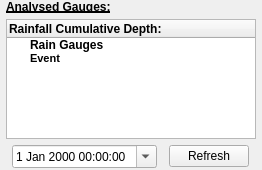
                <widget class="QWidget" name="pageRainfallCumDepth">
                 <property name="geometry">
                  <rect>
                   <x>0</x>
                   <y>0</y>
                   <width>262</width>
                   <height>170</height>
                  </rect>
                 </property>
                 <property name="sizePolicy">
                  <sizepolicy hsizetype="Preferred" vsizetype="Fixed">
                   <horstretch>0</horstretch>
                   <verstretch>0</verstretch>
                  </sizepolicy>
                 </property>
                 <property name="minimumSize">
                  <size>
                   <width>0</width>
                   <height>170</height>
                  </size>
                 </property>
                 <property name="maximumSize">
                  <size>
                   <width>16777215</width>
                   <height>170</height>
                  </size>
                 </property>
                 <attribute name="label">
                  <string>Rainfall: Cumulative Depth</string>
                 </attribute>
                 <layout class="QVBoxLayout" name="verticalLayout_20">
                  <property name="leftMargin">
                   <number>6</number>
                  </property>
                  <property name="topMargin">
                   <number>0</number>
                  </property>
                  <property name="rightMargin">
                   <number>6</number>
                  </property>
                  <property name="bottomMargin">
                   <number>0</number>
                  </property>
                  <item>
                   <widget class="QLabel" name="label_7">
                    <property name="sizePolicy">
                     <sizepolicy hsizetype="Expanding" vsizetype="Expanding">
                      <horstretch>0</horstretch>
                      <verstretch>0</verstretch>
                     </sizepolicy>
                    </property>
                    <property name="minimumSize">
                     <size>
                      <width>10</width>
                      <height>13</height>
                     </size>
                    </property>
                    <property name="maximumSize">
                     <size>
                      <width>250</width>
                      <height>13</height>
                     </size>
                    </property>
                    <property name="font">
                     <font>
                      <weight>75</weight>
                      <bold>true</bold>
                      <underline>true</underline>
                     </font>
                    </property>
                    <property name="text">
                     <string>Analysed Gauges:</string>
                    </property>
                   </widget>
                  </item>
                  <item>
                   <widget class="QTreeWidget" name="trw_CumDepth">
                    <property name="sizePolicy">
                     <sizepolicy hsizetype="Fixed" vsizetype="Expanding">
                      <horstretch>0</horstretch>
                      <verstretch>0</verstretch>
                     </sizepolicy>
                    </property>
                    <property name="minimumSize">
                     <size>
                      <width>250</width>
                      <height>120</height>
                     </size>
                    </property>
                    <property name="maximumSize">
                     <size>
                      <width>250</width>
                      <height>120</height>
                     </size>
                    </property>
                    <property name="contextMenuPolicy">
                     <enum>Qt::CustomContextMenu</enum>
                    </property>
                    <property name="acceptDrops">
                     <bool>false</bool>
                    </property>
                    <property name="dragDropMode">
                     <enum>QAbstractItemView::DropOnly</enum>
                    </property>
                    <property name="defaultDropAction">
                     <enum>Qt::IgnoreAction</enum>
                    </property>
                    <property name="itemsExpandable">
                     <bool>true</bool>
                    </property>
                    <column>
                     <property name="text">
                      <string>Rainfall Cumulative Depth:</string>
                     </property>
                     <property name="font">
                      <font>
                       <weight>75</weight>
                       <bold>true</bold>
                      </font>
                     </property>
                    </column>
                    <item>
                     <property name="text">
                      <string>Rain Gauges</string>
                     </property>
                     <property name="font">
                      <font>
                       <weight>75</weight>
                       <bold>true</bold>
                      </font>
                     </property>
                     <property name="flags">
                      <set>ItemIsDropEnabled|ItemIsEnabled</set>
                     </property>
                    </item>
                    <item>
                     <property name="text">
                      <string>Event</string>
                     </property>
                     <property name="font">
                      <font>
                       <family>MS Shell Dlg 2</family>
                       <pointsize>8</pointsize>
                       <weight>75</weight>
                       <bold>true</bold>
                      </font>
                     </property>
                     <property name="flags">
                      <set>ItemIsDropEnabled|ItemIsEnabled</set>
                     </property>
                    </item>
                   </widget>
                  </item>
                  <item>
                   <layout class="QHBoxLayout" name="horizontalLayout_5">
                    <property name="sizeConstraint">
                     <enum>QLayout::SetDefaultConstraint</enum>
                    </property>
                    <item>
                     <widget class="QDateTimeEdit" name="dteScattergraphStart">
                      <property name="sizePolicy">
                       <sizepolicy hsizetype="Fixed" vsizetype="Fixed">
                        <horstretch>0</horstretch>
                        <verstretch>0</verstretch>
                       </sizepolicy>
                      </property>
                      <property name="minimumSize">
                       <size>
                        <width>10</width>
                        <height>0</height>
                       </size>
                      </property>
                      <property name="calendarPopup">
                       <bool>true</bool>
                      </property>
                     </widget>
                    </item>
                    <item>
                     <widget class="QPushButton" name="btnCumDepthRefresh">
                      <property name="sizePolicy">
                       <sizepolicy hsizetype="Fixed" vsizetype="Fixed">
                        <horstretch>0</horstretch>
                        <verstretch>0</verstretch>
                       </sizepolicy>
                      </property>
                      <property name="minimumSize">
                       <size>
                        <width>0</width>
                        <height>0</height>
                       </size>
                      </property>
                      <property name="maximumSize">
                       <size>
                        <width>16777215</width>
                        <height>16777215</height>
                       </size>
                      </property>
                      <property name="text">
                       <string>Refresh</string>
                      </property>
                     </widget>
                    </item>
                   </layout>
                  </item>
                 </layout>
                </widget>
